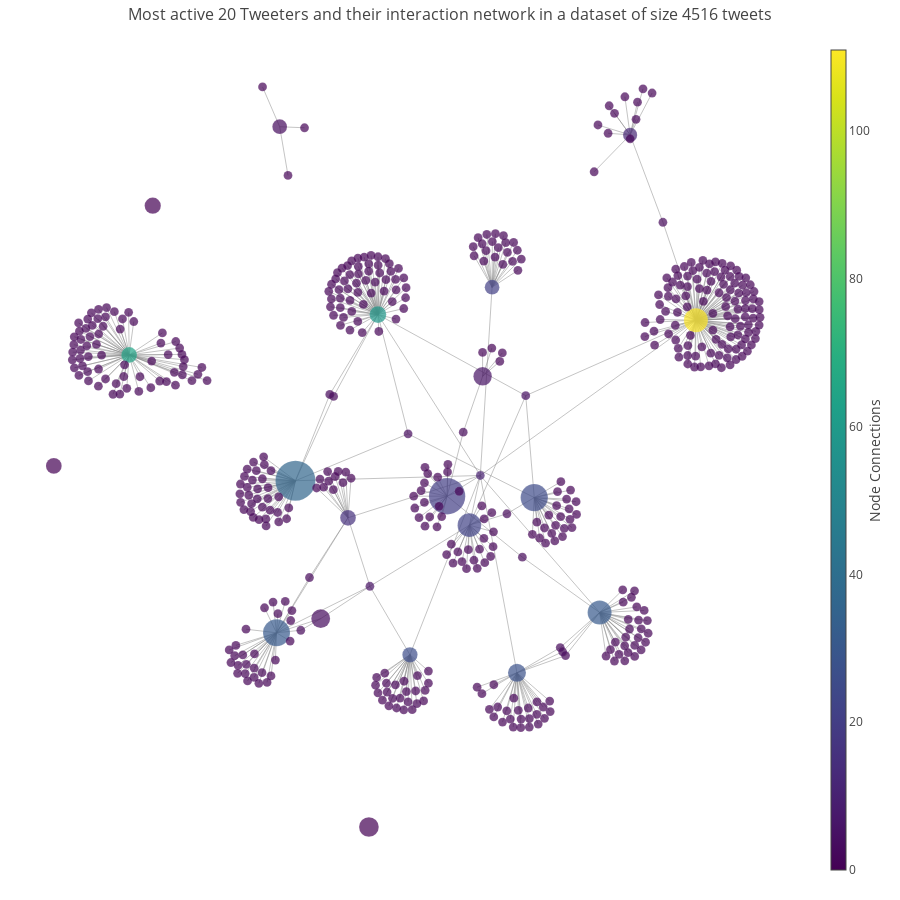

Notebook code for this chart:
### Code cell
axislabels = {l: False for l in ["showgrid", "zeroline", "showticklabels"]}
layout = go.Layout(title=(f"Most active {len(mostCommonTweeters)} Tweeters and their interaction network"
                          f" in a dataset of size {len(data)} tweets"),
                   titlefont={"size": 16},
                   showlegend=False,
                   hovermode="closest",
                   width=900,
                   height=900,
                   margin={"b": 20, "l": 5, "r": 5, "t": 40},
                   xaxis=axislabels,
                   yaxis=axislabels)

fig = go.Figure(data=[edge_trace, node_trace], layout=layout)

iplot(fig) #, filename='networkx')

### Figure 1 — Plotly figure (JSON) as saved in the notebook; plotly's stock layout.template omitted (floating-point values rounded to 4 significant figures; data arrays with more than 128 entries replaced by an {"elided": "..."} marker saying what was removed)
{"data": [{"hoverinfo": "none", "line": {"color": "#888", "width": 0.5}, "mode": "lines", "type": "scatter", "uid": "2cc00ff2-3442-11e9-9ad0-ac7ba1963575", "x": {"elided": "1530 float values"}, "y": {"elided": "1530 float values"}}, {"hoverinfo": "text", "marker": {"color": {"elided": "499 int values"}, "colorbar": {"thickness": 15, "title": "Node Connections", "titleside": "right", "xanchor": "left"}, "colorscale": "Viridis", "line": {"width": 0.1}, "showscale": true, "size": {"elided": "499 int values"}, "sizemin": 3, "sizemode": "area", "sizeref": 0.1288}, "mode": "markers", "text": {"elided": "499 str values"}, "type": "scatter", "uid": "2cc01506-3442-11e9-9ad0-ac7ba1963575", "x": {"elided": "499 float values"}, "y": {"elided": "499 float values"}}], "layout": {"height": 900, "hovermode": "closest", "margin": {"b": 20, "l": 5, "r": 5, "t": 40}, "showlegend": false, "title": "Most active 20 Tweeters and their interaction network in a dataset of size 4516 tweets", "titlefont": {"size": 16}, "width": 900, "xaxis": {"showgrid": false, "showticklabels": false, "zeroline": false}, "yaxis": {"showgrid": false, "showticklabels": false, "zeroline": false}}}
